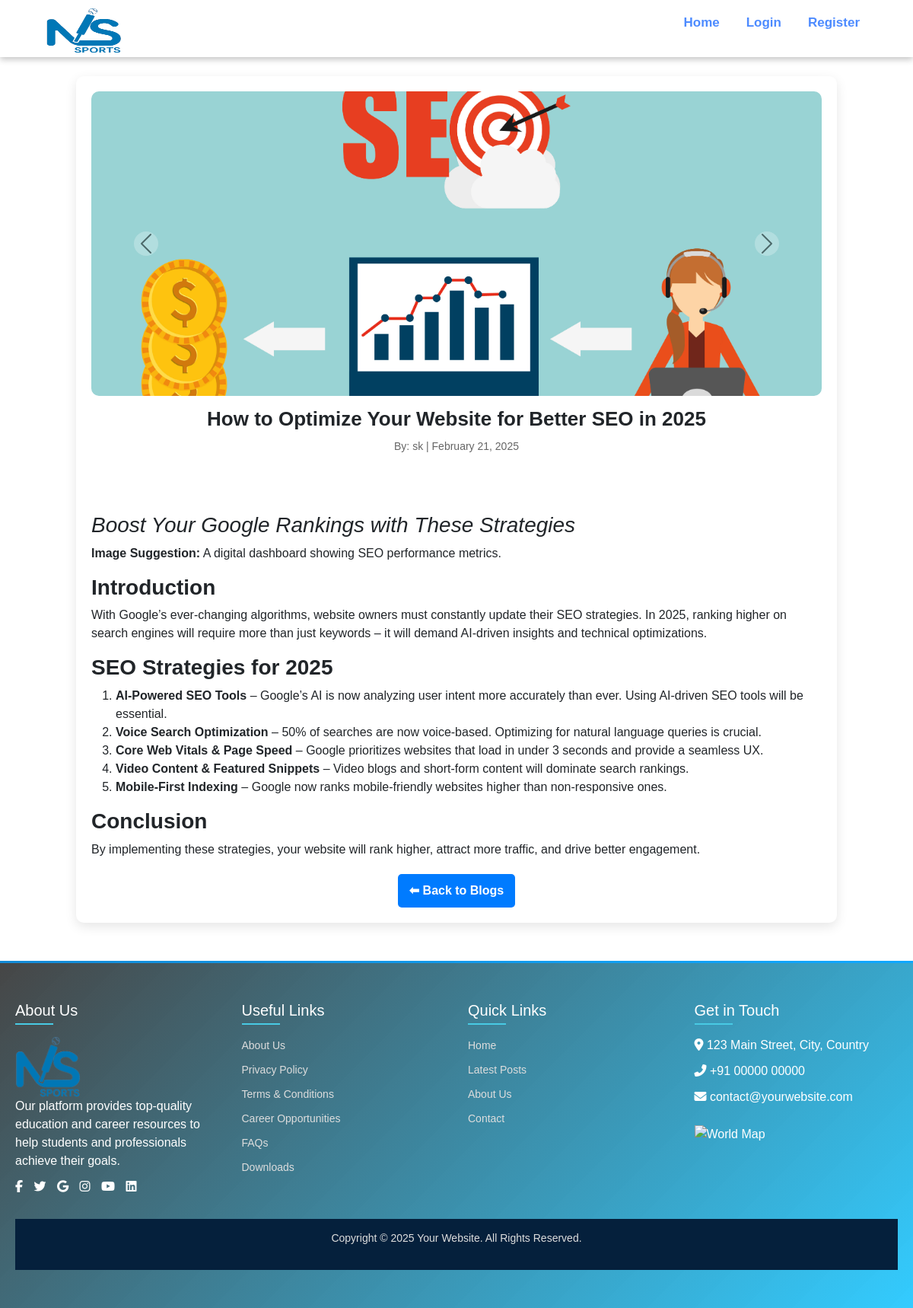
The app's page /blogs/5/ with its own data.
### blog_app/models.py (models this page shows, shortened)
class BlogImage(models.Model):
    blog = models.ForeignKey(Blog, on_delete=models.CASCADE, related_name="images")
    image = models.ImageField(upload_to="blog_images/")

class Blog(models.Model):
    title = models.CharField(max_length=255)
    content = HTMLField()  # TinyMCE field
    author = models.ForeignKey(settings.AUTH_USER_MODEL, on_delete=models.CASCADE)
    status = models.CharField(
        max_length=10,
        choices=[('pending', 'Pending'), ('approved', 'Approved'),('rejected', 'Rejected')],
        default='pending'
    )
    created_at = models.DateTimeField(auto_now_add=True)

class CustomUser(AbstractBaseUser, PermissionsMixin):
    email = models.EmailField(unique=True)  # Unique email
    username = models.CharField(max_length=150, unique=True)  # Unique username
    full_name = models.CharField(max_length=255)
    date_joined = models.DateTimeField(auto_now_add=True)
    is_active = models.BooleanField(default=True)
    is_staff = models.BooleanField(default=False)
    password_reset_requested_at = models.DateTimeField(null=True, blank=True)
    password_reset_created_at = models.DateTimeField(null=True, blank=True)
    objects = CustomUserManager()
    USERNAME_FIELD = 'email'  # Login with email
    REQUIRED_FIELDS = ['username', 'full_name']

### blog_app/views.py (the view)
# urls.py: path('blogs/<int:blog_id>/', views.blog_detail, name='blog_detail'),  # Blog Detail
def blog_detail(request, blog_id):
    blog = get_object_or_404(Blog, id=blog_id, status='approved')
    return render(request, 'blog_app/blog_detail.html', {'blog': blog})

### blog_app/templates/blog_app/blog_detail.html (shortened to what this page needs)
{% extends "blog_app/base.html" %}
{% block content %}
<link rel="stylesheet" href="https://cdn.jsdelivr.net/npm/bootstrap@5.3.0/dist/css/bootstrap.min.css">
<div class="blog-detail">
    {% if blog.images.all %}
    <div id="blogImageCarousel" class="carousel slide" data-bs-ride="carousel">
        <div class="carousel-inner">
            {% for image in blog.images.all %}
            <div class="carousel-item {% if forloop.first %}active{% endif %}">
                <img src="{{ image.image.url }}" alt="{{ blog.title }}" class="d-block w-100">
            </div>
            {% endfor %}
        </div>
        <button class="carousel-control-prev" type="button" data-bs-target="#blogImageCarousel" data-bs-slide="prev">
            <span class="carousel-control-prev-icon"></span>
        </button>
        <button class="carousel-control-next" type="button" data-bs-target="#blogImageCarousel" data-bs-slide="next">
            <span class="carousel-control-next-icon"></span>
        </button>
    </div>
    {% endif %}
    <h2 class="blog-title">{{ blog.title }}</h2>
    <p class="blog-meta">By: {{ blog.author.username }} | {{ blog.created_at|date:"F j, Y" }}</p>
    <p class="blog-content" style="line-height: 10px;">{{ blog.content|safe }}</p>
    <div class="action-buttons">
        <a href="{% url 'blog_app:index' %}" class="btn-custom back-btn">⬅ Back to Blogs</a>
    </div>
</div>
{% endblock %}

### blog_app/static/css/index.css (style rules this page uses)
* { margin: 0; padding: 0; box-sizing: border-box; font-family:'Gill Sans', 'Gill Sans MT', Calibri, 'Trebuchet MS', sans-serif; }
.blog-content { padding: 20px; text-align: left; }
.blog-meta { font-size: 0.9rem; color: #777; margin: 5px 0 10px; }

### blog_app/templates/blog_app/blog_detail.html (style rules this page uses)
.blog-detail { width: 90%; margin-top: 100px !important; max-width: 1000px; margin: 50px auto; background: #fff; padding: 20px; border-radius: 10px; box-shadow: 0 5px 15px rgba(0, 0, 0, 0.1); }
.blog-title { margin-top: 15px; font-size: 26px; font-weight: bold; margin-bottom: 10px; text-align: center; }
.blog-meta { font-size: 14px; color: #666; text-align: center; margin-bottom: 20px; }
.blog-content { font-size: 16px; line-height: 1.6; color: #333; text-align: justify; }
.carousel-item img { width: 100%; height: 400px; object-fit: cover; border-radius: 10px; }
.carousel-control-prev-icon, .carousel-control-next-icon { filter: invert(100%); background-color: rgba(0, 0, 0, 0.5); border-radius: 50%; padding: 10px; }
.action-buttons { text-align: center; margin-top: 20px; }
.btn-custom { display: inline-block; padding: 10px 15px; font-weight: bold; border-radius: 5px; transition: background 0.3s; text-decoration: none; }
.back-btn { background-color: #007bff; color: white; }

### records on screen
BlogImage: image (picture)
Blog: title "How to Optimize Your Website for Better SEO in 2025", author.username "sk", created_at "February 21, 2025", content "Boost Your Google Rankings with These Strategies Image Suggestion: A digital dashboard showing SEO performance metrics. Introduction With Google’s ever-changing algorithms, website owners must constantly update their SEO strategies. In 2025, ranking higher on search engines will require more than just keywords – it will demand AI-driven insights and technical optimizations. SEO Strategies for 2025 AI-Powered SEO Tools – Google’s AI is now analyzing user intent more accurately than ever. Using AI-driven SEO tools will be essential. Voice Search Optimization – 50% of searches are now voice-based. Optimizing for natural language queries is crucial. Core Web Vitals & Page Speed – Google…"
